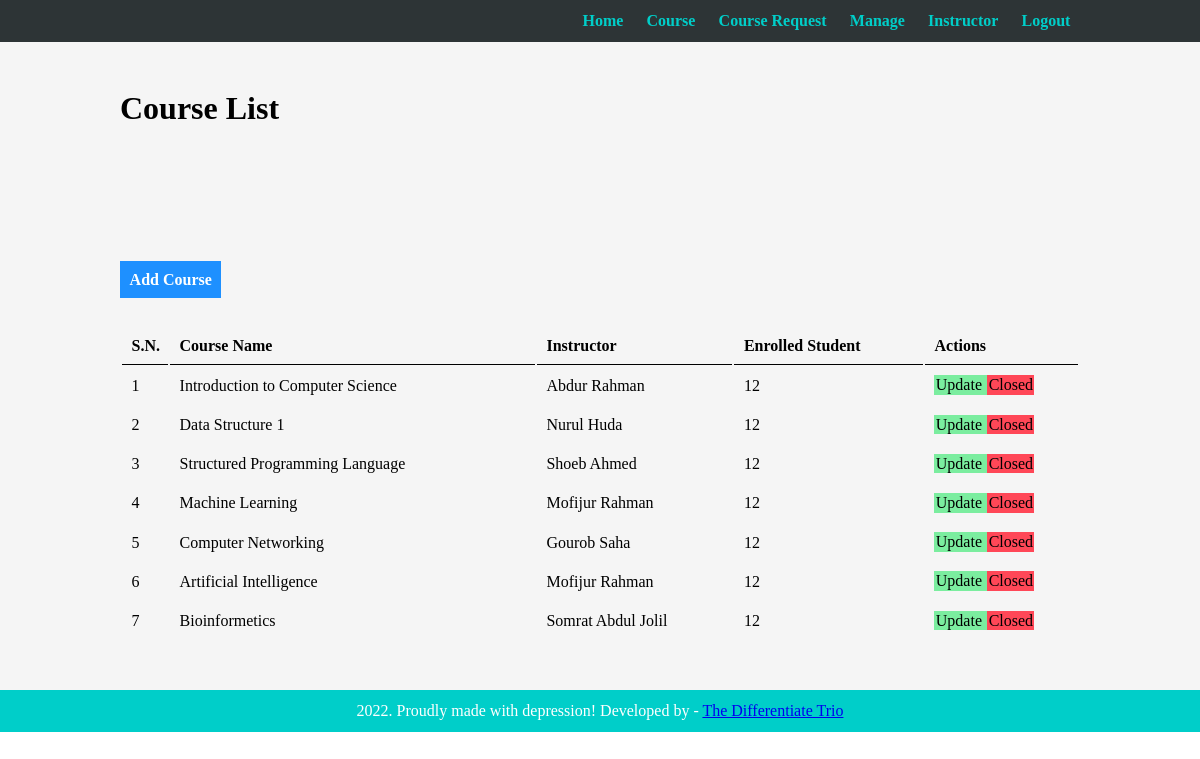
Screenshot of /admin/manage-course.php (signed in) with the database file from the repository.
### tables this page shows
CREATE TABLE `all_courses` (
  `course_name` varchar(40) NOT NULL,
  `instructor` varchar(45) NOT NULL,
  `status` int(11) NOT NULL,
  `course_id` varchar(10) NOT NULL,
  `created_by` varchar(40) DEFAULT NULL,
  `admin_mail` varchar(100) DEFAULT NULL,
  `id` int(11) UNSIGNED NOT NULL
);

### admin/manage-course.php (the view, shortened to what this page needs)
<?php include('partials/menu.php'); ?>
<div class="content">
        <div class="wrapper">
              <h1>Course List</h1>
              <br/> <br/>
               <br/> <br/>
                <br/> <br/>
                <br/> <br/>
                <a href="add-course.php" class="btn-primary">Add Course</a>
                <br/> <br/> <br/>
                <table class="table">
                        <tr>
                                <th>S.N.</th>
                                <th>Course Name</th>
                                <th>Instructor</th>
                                <th>Enrolled Student</th>
                                <th>Actions</th>
                        </tr>
                        <?php
                                $sql = "SELECT * FROM all_courses where status=1";
                                $res = mysqli_query($conn, $sql) or die(mysqli_error());
                                if($res==TRUE)
                                {
                                        $count= mysqli_num_rows($res);
                                        $serial_number=1;
                                        if($count>0)
                                        {
                                                while($rows=mysqli_fetch_assoc($res))
                                                {
                                                        $id=$rows['id'];
                                                        $name=$rows['course_name'];
                                                        $instructor=$rows['instructor'];
                                                        ?>
                                                        <tr>
                                                                <td><?php echo $serial_number++ ; ?></td>
                                                                <td><?php echo $name ; ?></td>
                                                                <td><?php echo $instructor ; ?></td>
                                                                <td>12</td>
                                                                <td>
                                                                        <a href="#" class="btn-secondary">Update </a>
                                                                        <a href="<?php echo SITEURL; ?>admin/closed-course.php?id=<?php echo $id; ?>" class="btn-danger">Closed</a>
                                                                </td>
                                                        </tr>
                                                        <?php
                                                }
                                        }
                                        else
                                        {
                                        }
                                 }
                        ?>
                </table>
        </div>
        </div>
<?php include('partials/footer.php'); ?>

### css/admin.css (style rules this page uses)
* { margin: 0; padding: 0; font-size: 'Poppins', sans-serif; }
.wrapper { padding: 1%; width: 80%; margin: 0 auto; }
.table { width: 100%; }
.table tr th { border-bottom: 1px solid black; padding: 1%; text-align: left; }
.table tr td { padding: 1%; }
.btn-primary { background-color: #1e90ff; padding: 1%; text-decoration: none; color: white; font-weight: bold; }
.btn-secondary { background-color: #7bed9f; padding: 1%; text-decoration: none; color: black; }
.btn-danger { background-color: #ff4757; padding: 1%; text-decoration: none; color: black; }
.content { background-color: whitesmoke; padding: 3% 0; }

### rows the page displays
all_courses: course_name "Introduction to Computer Science", instructor "Abdur Rahman"
all_courses: course_name "Data Structure 1", instructor "Nurul Huda"
all_courses: course_name "Structured Programming Language", instructor "Shoeb Ahmed"
all_courses: course_name "Machine Learning", instructor "Mofijur Rahman"
all_courses: course_name "Computer Networking", instructor "Gourob Saha"
all_courses: course_name "Artificial Intelligence", instructor "Mofijur Rahman"
all_courses: course_name "Bioinformetics", instructor "Somrat Abdul Jolil"
